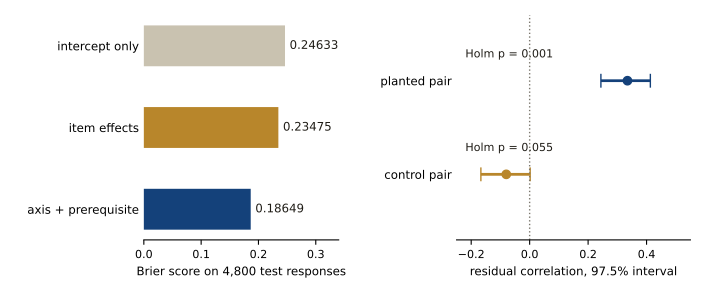

Python code for this plot:
from __future__ import annotations

import json
import os

import matplotlib.pyplot as plt

from common import BLUE, GOLD, GREY, INK, RULE, deterministic

HERE = os.path.dirname(os.path.abspath(__file__))
OUT = os.path.join(HERE, "fig_validation.pdf")
METRICS = os.path.join(HERE, "..", "..", "..", "learning", "research-os", "learning-system", "analysis", "results", "metrics.json")


def main() -> None:
    with open(METRICS) as f:
        stats = json.load(f)["statistics"]

    fig, (left, right) = plt.subplots(1, 2, figsize=(7.2, 3.0), dpi=200, gridspec_kw={"width_ratios": [1, 1.2]})
    fig.patch.set_facecolor("white")

    keys = ["intercept", "item_baseline", "prerequisite_axis"]
    values = [stats["models"][k]["brier"] for k in keys]
    left.barh(["intercept only", "item effects", "axis + prerequisite"], values, color=[RULE, GOLD, BLUE], height=0.5)
    left.invert_yaxis()
    for i, v in enumerate(values):
        left.text(v + 0.008, i, f"{v:.5f}", va="center", fontsize=8.5, color=INK)
    left.set(xlim=(0, 0.34), xticks=[0, 0.1, 0.2, 0.3])
    left.set_xlabel("Brier score on 4,800 test responses", fontsize=8.5)
    left.tick_params(axis="y", length=0, labelsize=8.5)
    left.tick_params(axis="x", labelsize=8)
    left.spines[["top", "right", "left"]].set_visible(False)

    for i, key in enumerate(["planted_shared_latent", "control"]):
        result = stats["residual_correlations"][key]
        p = result["correlation"]
        lo, hi = result["bonferroni_97_5_percent_bootstrap_interval"]
        right.errorbar(p, i, xerr=[[p - lo], [hi - p]], fmt="o", capsize=5, color=BLUE if i == 0 else GOLD, lw=2)
        right.text(-0.22, i - 0.28, f"Holm p = {result['holm_adjusted_p']:.3f}", va="center", fontsize=8, color=INK)
    right.axvline(0, color=GREY, lw=1, ls=":")
    right.set(xlim=(-0.25, 0.55), ylim=(-0.7, 1.7), yticks=[0, 1], yticklabels=["planted pair", "control pair"])
    right.set_xlabel("residual correlation, 97.5% interval", fontsize=8.5)
    right.invert_yaxis()
    right.tick_params(axis="y", length=0, labelsize=8.5)
    right.tick_params(axis="x", labelsize=8)
    right.spines[["top", "right", "left"]].set_visible(False)

    fig.subplots_adjust(wspace=0.55, bottom=0.2, left=0.2, right=0.96, top=0.95)
    deterministic(fig, OUT)
    fig.savefig(OUT.replace(".pdf", ".png"), dpi=200)
    plt.close(fig)
    print(f"wrote {OUT}")


if __name__ == "__main__":
    main()
